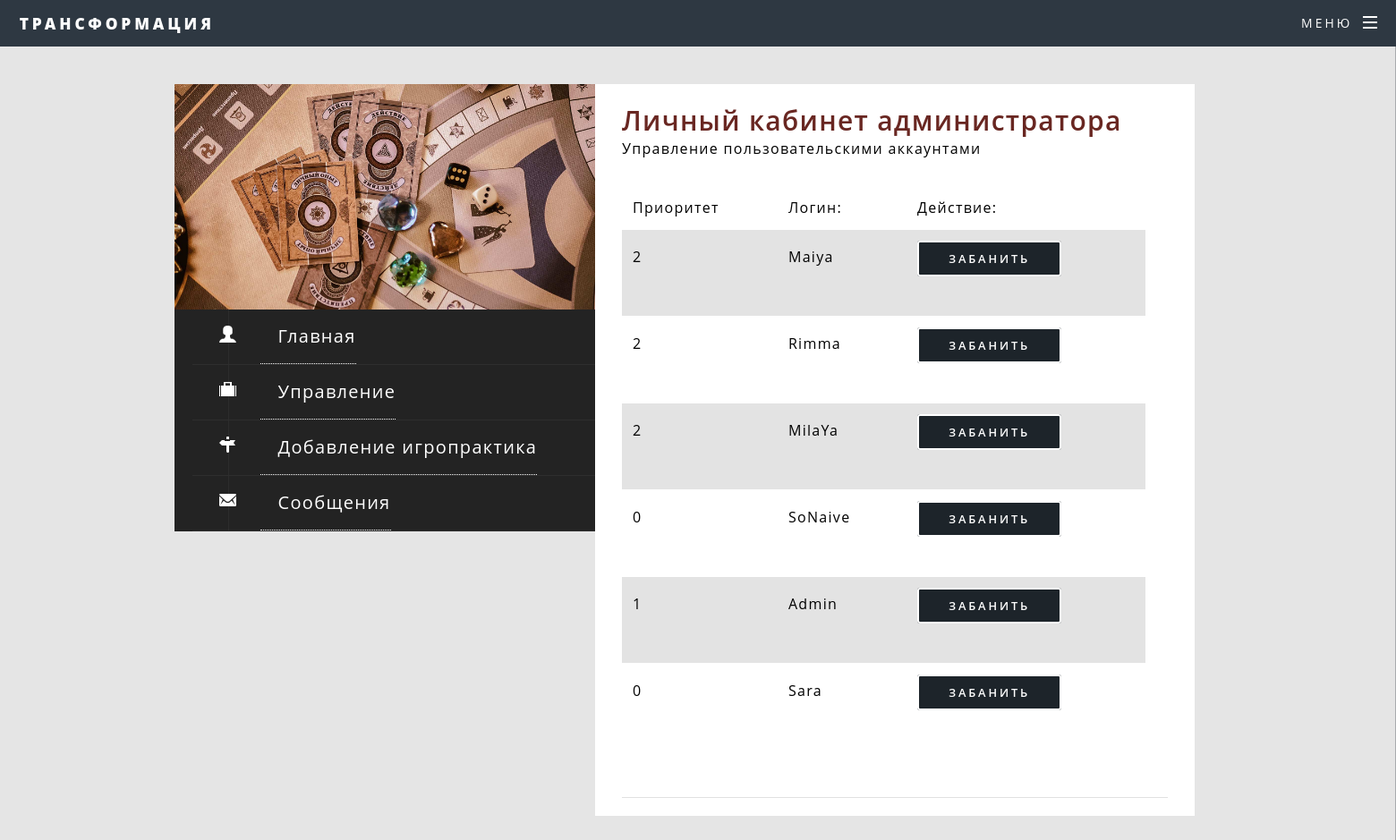
/psychology/loginpass.php, run on the app's committed database.
### tables this page shows
CREATE TABLE IF NOT EXISTS `users` (
  `idUser` int(10) NOT NULL,
  `priority` int(10) NOT NULL,
  `login` varchar(20) NOT NULL,
  `pass` varchar(20) NOT NULL,
  PRIMARY KEY (`idUser`)
);

### psychology/loginpass.php (the view, shortened to what this page needs)
<?php
include "connect.php"
?>
<!DOCTYPE html>
<html>
<head>
	<link href="css/demo.css" rel="stylesheet" type="text/css">
	 <link rel="stylesheet" href="css/jqbar.css" />
	<link rel="stylesheet" type="text/css" href="css/bootstrap.css">
	<link rel="stylesheet" type="text/css" href="css/bootstrap-responsive.css">
	<link rel="stylesheet" type="text/css" href="css/style1.css">
	<link rel="stylesheet" href="font-awesome/css/font-awesome.min.css">
    <link rel="stylesheet" type="text/css" href="css/simpletextrotator.css" />
		<link rel="stylesheet" href="assets/css/main1.css" />
</head>
<body>
<header id="header">
						<h1><a href="index.php">Трансформация</a></h1>
						<nav id="nav">
							<ul>
								<li class="special">
									<a href="#menu" class="menuToggle"><span>Меню</span></a>
								</li>
							</ul>
						</nav>
					</header>
	<div class="container topbottom">
		<div class="row-fluid">
			<div class="span5">
				<img src="img/avatar.jpg" alt="Profile Avatar" class="avatar">
				<div class="navigation">
					<div>
						<ul>
						<li>
								<img src="img/about-icon.png">
								<a href="kabiner.php">Главная</a>
							</li>
							<li>
								<img src="img/portfolio-icon.png">
								<a href="loginpass.php">Управление</a>
							</li>
							<li>
								<img src="img/followme-icon.png">
								<a href="obrabotkazayav.php">Добавление игропрактика</a>
							</li>
							<li>
								<img src="img/contact-icon.png">
								<a href="message.php">Сообщения</a>
							</li>
						</ul>
					</div>
				</div>
			</div>
		<div class="span7 homeabout">
				<div class="person">
					<span class="name">Личный кабинет <?php echo"администратора";?></span>
					<div class="font16"> <p style="color:#000000;">Управление пользовательскими аккаунтами </p>
                    <section>
						<section>
							<div>
                            <div>
                            <div class="container">
                            <div>
                            <?php
							  $query23 = "SELECT `idUser`, `priority`, `login` FROM `users`;";
									$result1077 = $conn->query($query23);
									echo '<table style=color:#000000; width="30 px" border=1>
									<thead>
										<tr>
											<td class="col1">Приоритет</td>
											<td class="col1">Логин:</td>
                                            <td class="col1">Действие:</td>
										</tr>
									</thead>
									<tbody>';
										while ($row15 = mysqli_fetch_array($result1077)):
									?>
										<tr>
											<td class="col1">
												<?php echo $row15["priority"]; ?>
											</td>
											<td class="col1">
												<?php echo $row15["login"]; ?>
											</td>
											<td>
											<form action="loginpass.php" method="POST">
											<input type="submit" name="heyrasp" value="Забанить">
											</form>
											</td>
										</tr>
									<?php endwhile; ?>
									</tbody>
                                </table>
                            </div>
                        </div>
							</div>
                            </div>
						</section>
                       </section>
				</div>
				</div>
			</div>
		</div>
	</div>
</body>
</html>

### psychology/connect.php (shortened to what this page needs)
<html>
<head>
</head>
<body>
</body>
</html>

### psychology/css/style1.css (style rules this page uses)
body { font-family: 'Source Sans Pro', sans-serif; font-size: 18px; color: #383838; line-height: 30px; background: #e5b2ff; line-height: 1.5; }
.topbottom { margin: 6% auto; }
a, a:hover { text-decoration: none; }
.avatar { width:100%; }
.navigation > div { background: url('../img/sep.png') repeat-y 60px 195px; }
.navigation { background: #232323; font-size: 20px; line-height: 60px; }
.navigation ul { margin: 0 !important; }
.navigation li { list-style-type: none !important; border-bottom: 1px solid #2e2e2e; }
.navigation img { padding: 0 20px; }
.navigation a, .navigation a:hover { color: #fff !important; line-height: 60px; padding-left: 20px; display: inline-block; }
.homeabout { background: #fff; margin: 0 !important; padding: 20px 30px ; min-height:439px!important; }
.person { font-size: 30px; border-bottom: 1px solid #e1e1e1; padding-bottom: 20px; line-height: normal; margin: 0; }
.font16 { font-size:16px; }
.name { font-weight: 600; color: #692722; }
.span5 { background-color:#232323; }
.span7 { background-color:#ffffff; }

### psychology/loginpass.php (style rules this page uses)
table { width: 50%; }
.col1 { width: 100px; }

### data on the page
users: priority "2", login "Maiya"
users: priority "2", login "Rimma"
users: priority "2", login "MilaYa"
users: priority "0", login "SoNaive"
users: priority "1", login "Admin"
users: priority "0", login "Sara"
